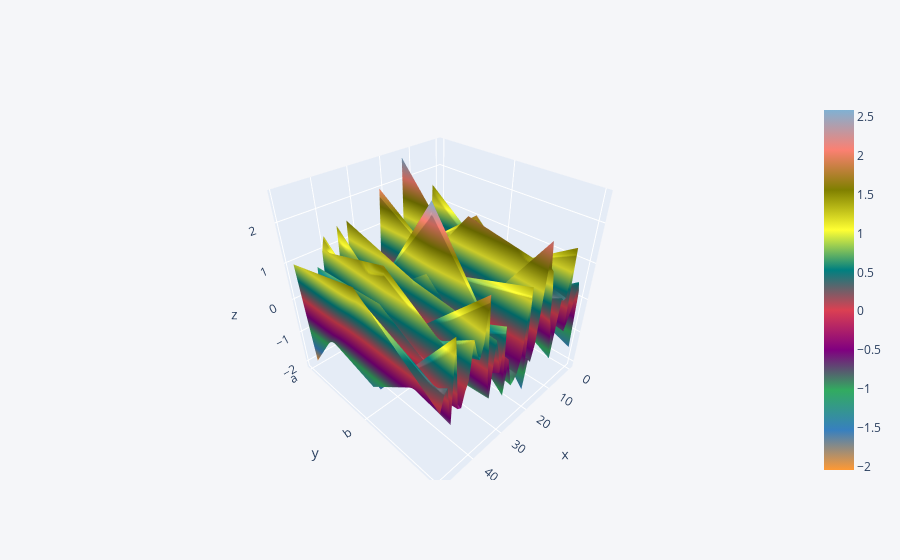

Notebook code cell kept with this figure:
### Code cell
df.iplot(kind = 'surface')

### Figure 1 — Plotly figure (JSON) as saved in the notebook; plotly's stock layout.template omitted (floating-point values rounded to 4 significant figures; data arrays with more than 128 entries replaced by an {"elided": "..."} marker saying what was removed)
{"data": [{"colorscale": [[0, "rgb(255, 153, 51)"], [0.1111, "rgb(55, 128, 191)"], [0.2222, "rgb(50, 171, 96)"], [0.3333, "rgb(128, 0, 128)"], [0.4444, "rgb(219, 64, 82)"], [0.5556, "rgb(0, 128, 128)"], [0.6667, "rgb(255, 255, 51)"], [0.7778, "rgb(128, 128, 0)"], [0.8889, "rgb(251, 128, 114)"], [1, "rgb(128, 177, 211)"]], "type": "surface", "x": [0, 1, 2, 3, 4, 5, 6, 7, 8, 9, 10, 11, 12, 13, 14, 15, 16, 17, 18, 19, 20, 21, 22, 23, 24, 25, 26, 27, 28, 29, 30, 31, 32, 33, 34, 35, 36, 37, 38, 39, 40, 41, 42, 43, 44, 45, 46, 47, 48, 49], "y": ["a", "b", "c"], "z": {"elided": "3x50 float values"}}], "layout": {"legend": {"bgcolor": "#F5F6F9", "font": {"color": "#4D5663"}}, "paper_bgcolor": "#F5F6F9", "plot_bgcolor": "#F5F6F9", "title": {"font": {"color": "#4D5663"}}, "xaxis": {"gridcolor": "#E1E5ED", "showgrid": true, "tickfont": {"color": "#4D5663"}, "title": {"font": {"color": "#4D5663"}, "text": ""}, "zerolinecolor": "#E1E5ED"}, "yaxis": {"gridcolor": "#E1E5ED", "showgrid": true, "tickfont": {"color": "#4D5663"}, "title": {"font": {"color": "#4D5663"}, "text": ""}, "zerolinecolor": "#E1E5ED"}}}
